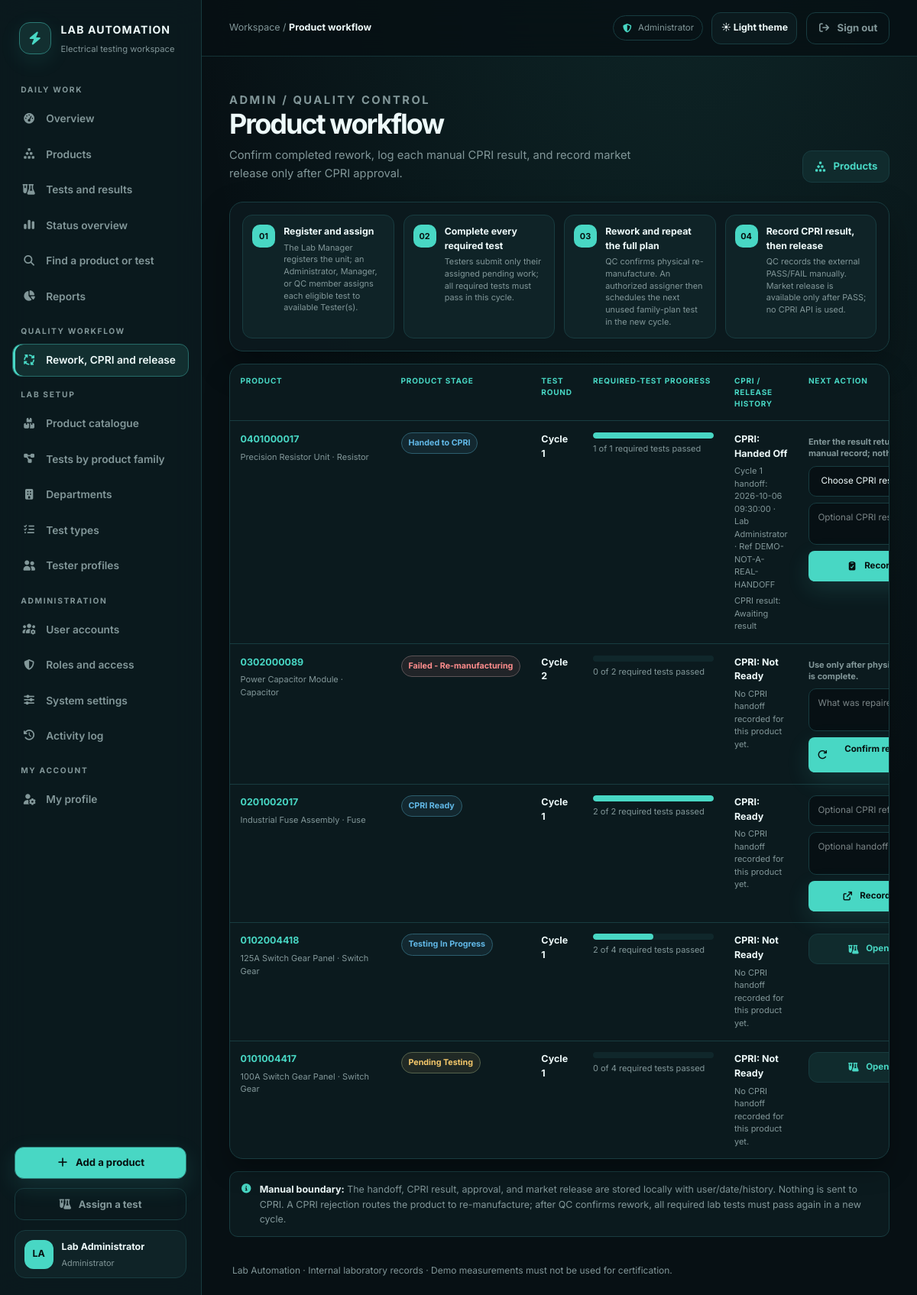
The page /product-workflow.php (signed in) on the database its author committed.
### tables this page shows
CREATE TABLE IF NOT EXISTS `products` (
    `id` INT NOT NULL AUTO_INCREMENT,
    `product_id` CHAR(10) NOT NULL,
    `product_code` VARCHAR(32) NOT NULL,
    `product_code_id` INT NULL,
    `product_code_numeric` CHAR(2) NULL,
    `product_name` VARCHAR(180) NOT NULL,
    `product_type` VARCHAR(100) NOT NULL,
    `product_type_id` INT NULL,
    `revision` VARCHAR(16) NOT NULL,
    `manufacturing_number` VARCHAR(64) NOT NULL,
    `manufacturing_date` DATE NOT NULL,
    `description` TEXT NULL,
    `status` VARCHAR(64) NOT NULL DEFAULT 'Pending Testing',
    `rework_cycle` INT NOT NULL DEFAULT 0,
    `cpri_status` VARCHAR(24) NOT NULL DEFAULT 'Not Ready',
    `cpri_handoff_at` DATETIME NULL,
    `cpri_reference` VARCHAR(100) NULL,
    `cpri_handoff_by` VARCHAR(120) NULL,
    `is_archived` TINYINT(1) NOT NULL DEFAULT 0,
    `created_at` TIMESTAMP NOT NULL DEFAULT CURRENT_TIMESTAMP,
    `updated_at` TIMESTAMP NOT NULL DEFAULT CURRENT_TIMESTAMP ON UPDATE CURRENT_TIMESTAMP,
    PRIMARY KEY (`id`),
    UNIQUE KEY `uq_products_product_id` (`product_id`),
    KEY `ix_products_manufacturing_number` (`manufacturing_number`),
    KEY `ix_products_product_type_id` (`product_type_id`),
    KEY `ix_products_product_code_id` (`product_code_id`),
    KEY `ix_products_status` (`status`),
    CONSTRAINT `fk_products_product_code` FOREIGN KEY (`product_code_id`) REFERENCES `product_codes` (`id`)
        ON UPDATE CASCADE ON DELETE SET NULL,
    CONSTRAINT `fk_products_product_type` FOREIGN KEY (`product_type_id`) REFERENCES `product_types` (`id`)
        ON UPDATE CASCADE ON DELETE SET NULL
);

### product-workflow.php (called while the page is built, shortened)
<?php
require_once __DIR__ . '/db.php';
$productRows = $conn->query(
    'SELECT p.id AS record_id, p.product_id, p.product_name, p.product_type, p.product_type_id, p.status, p.rework_cycle, ' .
    'p.cpri_status, p.cpri_handoff_at, p.cpri_reference, p.cpri_handoff_by, h.test_cycle AS last_handoff_cycle, ' .
    'h.handed_off_at AS last_handoff_at, h.reference AS last_handoff_reference, h.handed_off_by AS last_handoff_by, ' .
    'h.cpri_result, h.cpri_result_notes, h.cpri_result_by, h.cpri_result_at, ' .
    'h.market_released_by, h.market_released_at, h.market_release_notes ' .
    'FROM products AS p LEFT JOIN cpri_handoffs AS h ON h.id = (' .
    'SELECT MAX(h2.id) FROM cpri_handoffs AS h2 WHERE h2.product_id = p.product_id) ' .
    'WHERE p.is_archived = 0 ORDER BY p.id DESC'
)->fetch_all(MYSQLI_ASSOC);
require __DIR__ . '/views/product-workflow/index.php';

### views/product-workflow/index.php (the view, shortened to what this page needs)
<?php
$pageActionHtml = '<a class="button button-secondary" href="products.php"><i class="fa-solid fa-cubes-stacked" aria-hidden="true"></i> Products</a>';
require __DIR__ . '/../layouts/app_start.php';
?>
<div class="workflow-shell">
    <section class="workflow-guide panel" aria-label="Workflow steps" data-reveal>
        <article class="workflow-guide-step"><span>01</span><div><strong>Register and assign</strong><small>The Lab Manager registers the unit; an Administrator, Manager, or QC member assigns each eligible test to available Tester(s).</small></div></article>
        <article class="workflow-guide-step"><span>02</span><div><strong>Complete every required test</strong><small>Testers submit only their assigned pending work; all required tests must pass in this cycle.</small></div></article>
        <article class="workflow-guide-step"><span>03</span><div><strong>Rework and repeat the full plan</strong><small>QC confirms physical re-manufacture. An authorized assigner then schedules the next unused family-plan test in the new cycle.</small></div></article>
        <article class="workflow-guide-step"><span>04</span><div><strong>Record CPRI result, then release</strong><small>QC records the external PASS/FAIL manually. Market release is available only after PASS; no CPRI API is used.</small></div></article>
    </section>
    <section class="workflow-card panel" aria-label="Product workflow status" data-reveal>
        <div class="workflow-table-wrap">
            <table>
                <thead>
                    <tr><th>Product</th><th>Product stage</th><th>Test round</th><th>Required-test progress</th><th>CPRI / release history</th><th>Next action</th></tr>
                </thead>
                <tbody>
                <?php foreach ($productRows as $product): ?>
                    <?php
                    $requiredTests = (int) $product['required_tests'];
                    $passedTests = (int) $product['passed_tests'];
                    $status = (string) $product['status'];
                    $cpriStatus = (string) $product['cpri_status'];
                    $statusClass = str_contains($status, 'Failed') ? 'is-danger'
                        : (in_array($status, ['CPRI Approved', 'Released to Market'], true) ? 'is-success'
                            : (in_array($status, ['CPRI Ready', 'Handed to CPRI', 'Testing In Progress', 'Ready for Retest'], true) ? 'is-info' : 'is-warning'));
                    $productKey = preg_replace('/[^a-zA-Z0-9_-]/', '', (string) $product['product_id']);
                    $cpriResult = strtoupper((string) ($product['cpri_result'] ?? 'PENDING'));
                    ?>
                    <tr>
                        <td>
                            <a class="workflow-product-link" href="product-details.php?id=<?php echo (int) $product['record_id']; ?>">
                                <?php echo htmlspecialchars((string) $product['product_id'], ENT_QUOTES, 'UTF-8'); ?>
                            </a>
                            <small><?php echo htmlspecialchars((string) $product['product_name'] . ' · ' . (string) $product['product_type'], ENT_QUOTES, 'UTF-8'); ?></small>
                        </td>
                        <td><span class="status-pill <?php echo $statusClass; ?>"><?php echo htmlspecialchars($status, ENT_QUOTES, 'UTF-8'); ?></span></td>
                        <td><span class="workflow-cycle">Cycle <?php echo (int) $product['current_cycle']; ?></span></td>
                        <td class="workflow-progress-cell">
                            <?php if ($requiredTests > 0): ?>
                                <progress class="workflow-progress" value="<?php echo min($passedTests, $requiredTests); ?>" max="<?php echo $requiredTests; ?>" aria-label="<?php echo $passedTests; ?> of <?php echo $requiredTests; ?> required tests passed"></progress>
                                <small><?php echo $passedTests; ?> of <?php echo $requiredTests; ?> required tests passed</small>
                            <?php endif; ?>
                        </td>
                        <td>
                            <span class="workflow-cpri-state">CPRI: <?php echo htmlspecialchars($cpriStatus, ENT_QUOTES, 'UTF-8'); ?></span>
                            <?php if (!empty($product['last_handoff_at'])): ?>
                                <small>Cycle <?php echo (int) $product['last_handoff_cycle']; ?> handoff: <?php echo htmlspecialchars((string) $product['last_handoff_at'], ENT_QUOTES, 'UTF-8'); ?> · <?php echo htmlspecialchars((string) ($product['last_handoff_by'] ?? ''), ENT_QUOTES, 'UTF-8'); ?><?php if ((string) ($product['last_handoff_reference'] ?? '') !== ''): ?> · Ref <?php echo htmlspecialchars((string) $product['last_handoff_reference'], ENT_QUOTES, 'UTF-8'); ?><?php endif; ?></small>
                                <small>CPRI result: <?php echo htmlspecialchars($cpriResult === 'PENDING' ? 'Awaiting result' : $cpriResult, ENT_QUOTES, 'UTF-8'); ?></small>
                            <?php else: ?>
                                <small>No CPRI handoff recorded for this product yet.</small>
                            <?php endif; ?>
                        </td>
                        <td class="workflow-action">
                            <?php if ($status === 'Failed - Re-manufacturing'): ?>
                                <form method="POST" action="product-workflow.php" onsubmit="return confirm('Confirm that physical re-manufacturing is complete and release the product for a full new test cycle?');">
                                    <small class="workflow-action-hint">Use only after physical re-manufacturing is complete.</small>
                                    <textarea id="rework-note-<?php echo $productKey; ?>" name="notes" maxlength="5000" rows="2" placeholder="What was repaired? (optional)"></textarea>
                                    <button class="button button-primary" type="submit"><i class="fa-solid fa-arrow-rotate-right" aria-hidden="true"></i> Confirm rework and release retest</button>
                                </form>
                            <?php elseif ($status === 'CPRI Ready' && $cpriStatus === 'Ready'): ?>
                                <form method="POST" action="product-workflow.php">
                                    <input id="cpri-reference-<?php echo $productKey; ?>" name="reference" maxlength="100" placeholder="Optional CPRI reference">
                                    <textarea id="cpri-note-<?php echo $productKey; ?>" name="notes" maxlength="5000" rows="2" placeholder="Optional handoff note"></textarea>
                                    <button class="button button-primary" type="submit"><i class="fa-solid fa-arrow-up-right-from-square" aria-hidden="true"></i> Record CPRI handoff</button>
                                </form>
                            <?php elseif ($status === 'Handed to CPRI' && $cpriStatus === 'Handed Off'): ?>
                                <form method="POST" action="product-workflow.php">
                                    <small class="workflow-action-hint">Enter the result returned by CPRI. This is a manual record; nothing is sent externally.</small>
                                    <select id="cpri-result-<?php echo $productKey; ?>" name="cpri_result" required>
                                        <option value="">Choose CPRI result</option>
                                    </select>
                                    <textarea id="cpri-result-note-<?php echo $productKey; ?>" name="notes" maxlength="5000" rows="2" placeholder="Optional CPRI result note"></textarea>
                                    <button class="button button-primary" type="submit"><i class="fa-solid fa-clipboard-check" aria-hidden="true"></i> Record CPRI result</button>
                                </form>
                            <?php elseif ($status === 'Released to Market'): ?>
                                <span class="workflow-action-hint">Final release recorded. Test assignments are closed for this product cycle.</span>
                            <?php elseif ($status === 'Handed to CPRI'): ?>
                                <span class="workflow-muted">CPRI handoff logged for cycle <?php echo (int) ($product['last_handoff_cycle'] ?? $product['current_cycle']); ?>.</span>
                            <?php else: ?>
                                <a class="button button-secondary" href="testing.php"><i class="fa-solid fa-flask-vial" aria-hidden="true"></i> Open test records</a>
                            <?php endif; ?>
                        </td>
                    </tr>
                <?php endforeach; ?>
                </tbody>
            </table>
        </div>
    </section>
    <aside class="workflow-note"><i class="fa-solid fa-circle-info" aria-hidden="true"></i><span><strong>Manual boundary:</strong> The handoff, CPRI result, approval, and market release are stored locally with user/date/history. Nothing is sent to CPRI. A CPRI rejection routes the product to re-manufacture; after QC confirms rework, all required lab tests must pass again in a new cycle.</span></aside>
</div>
<?php require __DIR__ . '/../layouts/app_end.php'; ?>

### assets/css/pages/product-workflow.css (style rules this page uses)
.workflow-shell { width: min(1320px, 100%); margin: 0 auto; }
.workflow-card { padding: 18px; border: 1px solid var(--theme-border); border-radius: 18px; background: var(--theme-surface); box-shadow: 0 14px 32px var(--theme-shadow); }
.workflow-table-wrap { overflow-x: auto; }
.workflow-table-wrap table { width: 100%; border-collapse: collapse; font-size: 13px; }
.workflow-table-wrap th, .workflow-table-wrap td { padding: 13px 12px; border-bottom: 1px solid var(--theme-border); text-align: left; vertical-align: top; }
.workflow-table-wrap th { color: var(--theme-accent); font-size: 10px; letter-spacing: .08em; text-transform: uppercase; }
.workflow-table-wrap tr:last-child td { border-bottom: 0; }
.workflow-table-wrap td:first-child { min-width: 210px; }
.workflow-table-wrap td small { display: block; margin-top: 5px; color: var(--theme-muted); font-size: 11px; }
.workflow-action { min-width: 255px; }
.workflow-action form { display: grid; gap: 7px; }
.workflow-action input, .workflow-action select, .workflow-action textarea { min-width: 180px; padding: 9px 10px; border: 1px solid var(--theme-border); border-radius: 8px; background: var(--theme-bg); color: var(--theme-text); font: inherit; font-size: 12px; }
.workflow-action button { padding: 9px 11px; border: 0; border-radius: 8px; background: var(--theme-accent); color: var(--theme-accent-text); font: 700 12px/1.2 var(--theme-font-sans, Inter, sans-serif); cursor: pointer; }
.workflow-note, .workflow-alert { margin-top: 16px; padding: 13px 15px; border: 1px solid var(--theme-border); border-radius: 11px; background: var(--theme-surface); color: var(--theme-muted); line-height: 1.55; }
.workflow-note strong { color: var(--theme-text); }
.workflow-shell { display: grid; gap: 1rem; width: 100%; margin: 0; }
.workflow-guide { display: grid; grid-template-columns: repeat(4, minmax(0, 1fr)); gap: 0.75rem; padding: 1rem; }
.workflow-guide-step { display: flex; min-width: 0; align-items: flex-start; gap: 0.7rem; padding: 0.75rem; border: 1px solid var(--theme-border); border-radius: 13px; background: color-mix(in srgb, var(--theme-surface-raised) 76%, transparent); }
.workflow-guide-step > span { display: grid; width: 30px; height: 30px; flex: 0 0 30px; place-items: center; border-radius: 10px; color: var(--theme-accent-text); background: var(--theme-accent); font-size: 0.68rem; font-weight: 800; }
.workflow-guide-step strong, .workflow-guide-step small { display: block; }
.workflow-guide-step strong { color: var(--theme-text); font-size: 0.77rem; }
.workflow-guide-step small { margin-top: 0.25rem; color: var(--theme-muted); font-size: 0.68rem; line-height: 1.45; }
.workflow-card { padding: 0; overflow: hidden; }
.workflow-table-wrap table { font-size: 0.78rem; }
.workflow-table-wrap th, .workflow-table-wrap td { padding: 0.9rem 0.85rem; }
.workflow-product-link { color: var(--theme-accent); font-weight: 800; text-decoration: none; }
.workflow-cycle, .workflow-cpri-state { color: var(--theme-text); font-weight: 700; }
.workflow-progress-cell { min-width: 185px; }
.workflow-progress { display: block; width: 100%; height: 8px; overflow: hidden; border: 0; border-radius: 999px; appearance: none; background: var(--theme-surface-raised); }
.workflow-progress-cell small { margin-top: 0.35rem; }
.workflow-action form { min-width: 210px; gap: 0.5rem; }
.workflow-action-hint { color: var(--theme-warning); font-size: 0.68rem; font-weight: 650; line-height: 1.4; }
.workflow-action input, .workflow-action select, .workflow-action textarea { width: 100%; min-width: 0; min-height: 40px; padding: 0.62rem 0.72rem; border-radius: 10px; color: var(--theme-text); background: var(--theme-bg); font-size: 0.73rem; font-family: inherit; line-height: 1.45; resize: vertical; }
.workflow-action .button { width: 100%; min-height: 40px; padding: 0.58rem 0.72rem; font-size: 0.72rem; }
.workflow-note { display: flex; align-items: flex-start; gap: 0.7rem; margin-top: 0; color: var(--theme-muted); font-size: 0.78rem; }
.workflow-note > i { margin-top: 0.15rem; color: var(--theme-accent); }

### rows shown on the page
products: product "0401000017", product_name+product_type "Precision Resistor Unit · Resistor", status "Handed to CPRI", current_cycle "1", passedTests "1", requiredTests "1", cpri_status "Handed Off", last_handoff_cycle "1", last_handoff_at "2026-10-06 09:30:00", last_handoff_by "Lab Administrator", last_handoff_reference "DEMO-NOT-A-REAL-HANDOFF", cpriResult "Awaiting result", notes "Optional CPRI result note"
products: product "0302000089", product_name+product_type "Power Capacitor Module · Capacitor", status "Failed - Re-manufacturing", current_cycle "2", passedTests "0", requiredTests "2", cpri_status "Not Ready", shows "No CPRI handoff recorded for this product yet.", notes "What was repaired? (optional)"
products: product "0201002017", product_name+product_type "Industrial Fuse Assembly · Fuse", status "CPRI Ready", current_cycle "1", product_type "2", cpri_status "Ready", shows "No CPRI handoff recorded for this product yet.", notes "Optional handoff note"
products: product "0102004418", product_name+product_type "125A Switch Gear Panel · Switch Gear", status "Testing In Progress", product_type "1", id "2", requiredTests "4", cpri_status "Not Ready", shows "No CPRI handoff recorded for this product yet.", shows "Open…"
products: product "0101004417", product_name+product_type "100A Switch Gear Panel · Switch Gear", status "Pending Testing", current_cycle "1", rework_cycle "0", requiredTests "4", cpri_status "Not Ready", shows "No CPRI handoff recorded for this product yet.", shows "Open…"

### other values the page prints
$group['label'] "DAILY WORK"
$item['label'] "Overview"
$item['label'] "Products"
$item['label'] "Tests and results"
$item['label'] "Status overview"
$item['label'] "Find a product or test"
$item['label'] "Reports"
$group['label'] "QUALITY WORKFLOW"
$item['label'] "Rework, CPRI and release"
$group['label'] "LAB SETUP"
$item['label'] "Product catalogue"
$item['label'] "Tests by product family"
$item['label'] "Departments"
$item['label'] "Test types"
$item['label'] "Tester profiles"
